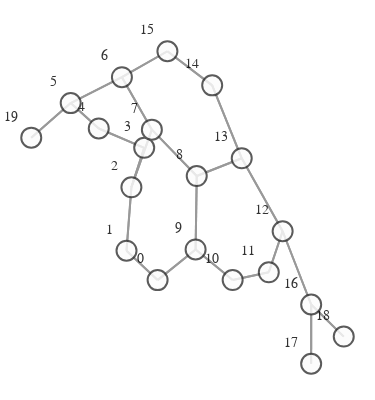

Here is the notebook cell this chart was saved with:
### Markdown cell above
#  **GRAPH VISUALIZATION EXAMPLE**

### Code cell
import networkx as nx
from visualize import GraphVisualization

def create_graph(graph):
    g = to_networkx(graph)
    pos = nx.spring_layout(g)
    vis = GraphVisualization(
        g,
        pos,
        node_text_position="top left",
        node_size=20,
    )
    fig = vis.create_figure()
    return fig


fig = create_graph(dataset[0])
fig.show()

### Figure 1 — Plotly figure (JSON) as saved in the notebook; plotly's stock layout.template omitted (floating-point values rounded to 4 significant figures; data arrays with more than 128 entries replaced by an {"elided": "..."} marker saying what was removed)
{"data": [{"hoverinfo": "none", "line": {"color": "#808080", "width": 2}, "mode": "lines", "opacity": 0.8, "type": "scatter", "x": {"elided": "138 float values"}, "y": {"elided": "138 float values"}}, {"hoverinfo": "text", "marker": {"color": "#fcfcfc", "colorbar": {"thickness": 15, "title": {"side": "right", "text": ""}, "xanchor": "left"}, "colorscale": [[0, "rgb(255,255,217)"], [0.125, "rgb(237,248,177)"], [0.25, "rgb(199,233,180)"], [0.375, "rgb(127,205,187)"], [0.5, "rgb(65,182,196)"], [0.625, "rgb(29,145,192)"], [0.75, "rgb(34,94,168)"], [0.875, "rgb(37,52,148)"], [1, "rgb(8,29,88)"]], "line": {"color": "#333333", "width": 2}, "reversescale": false, "showscale": false, "size": 20}, "mode": "markers+text", "opacity": 0.8, "text": ["0", "1", "2", "3", "4", "5", "6", "7", "8", "9", "10", "11", "12", "13", "14", "15", "16", "17", "18", "19"], "textfont": {"color": "#000000", "family": "Arial", "size": 14}, "textposition": "top left", "type": "scatter", "x": [-0.2036, -0.3996, -0.3688, -0.2881, -0.5745, -0.7513, -0.4285, -0.2397, 0.0431, 0.03593, 0.2695, 0.4972, 0.5845, 0.3267, 0.1404, -0.1417, 0.7644, 0.7643, 0.9697, -1], "y": [-0.3665, -0.236, 0.04557, 0.2208, 0.3066, 0.4192, 0.5342, 0.3014, 0.09542, -0.2305, -0.3665, -0.3317, -0.1496, 0.1743, 0.498, 0.6494, -0.4749, -0.7379, -0.6173, 0.2659]}], "layout": {"autosize": false, "height": 400, "hovermode": "closest", "margin": {"b": 5, "l": 0, "r": 0, "t": 20}, "paper_bgcolor": "rgba(255,255,255,255)", "plot_bgcolor": "rgba(0,0,0,0)", "scene": {"xaxis": {"autorange": true, "showgrid": false, "showline": false, "showticklabels": false, "ticks": "", "visible": false, "zeroline": false}, "yaxis": {"autorange": true, "showgrid": false, "showline": false, "showticklabels": false, "ticks": "", "visible": false, "zeroline": false}, "zaxis": {"autorange": true, "showgrid": false, "showline": false, "showticklabels": false, "ticks": "", "visible": false, "zeroline": false}}, "showlegend": false, "title": {"font": {"size": 16}, "text": ""}, "width": 375, "xaxis": {"autorange": true, "showgrid": false, "showline": false, "showticklabels": false, "ticks": "", "visible": false, "zeroline": false}, "yaxis": {"autorange": true, "showgrid": false, "showline": false, "showticklabels": false, "ticks": "", "visible": false, "zeroline": false}}}
